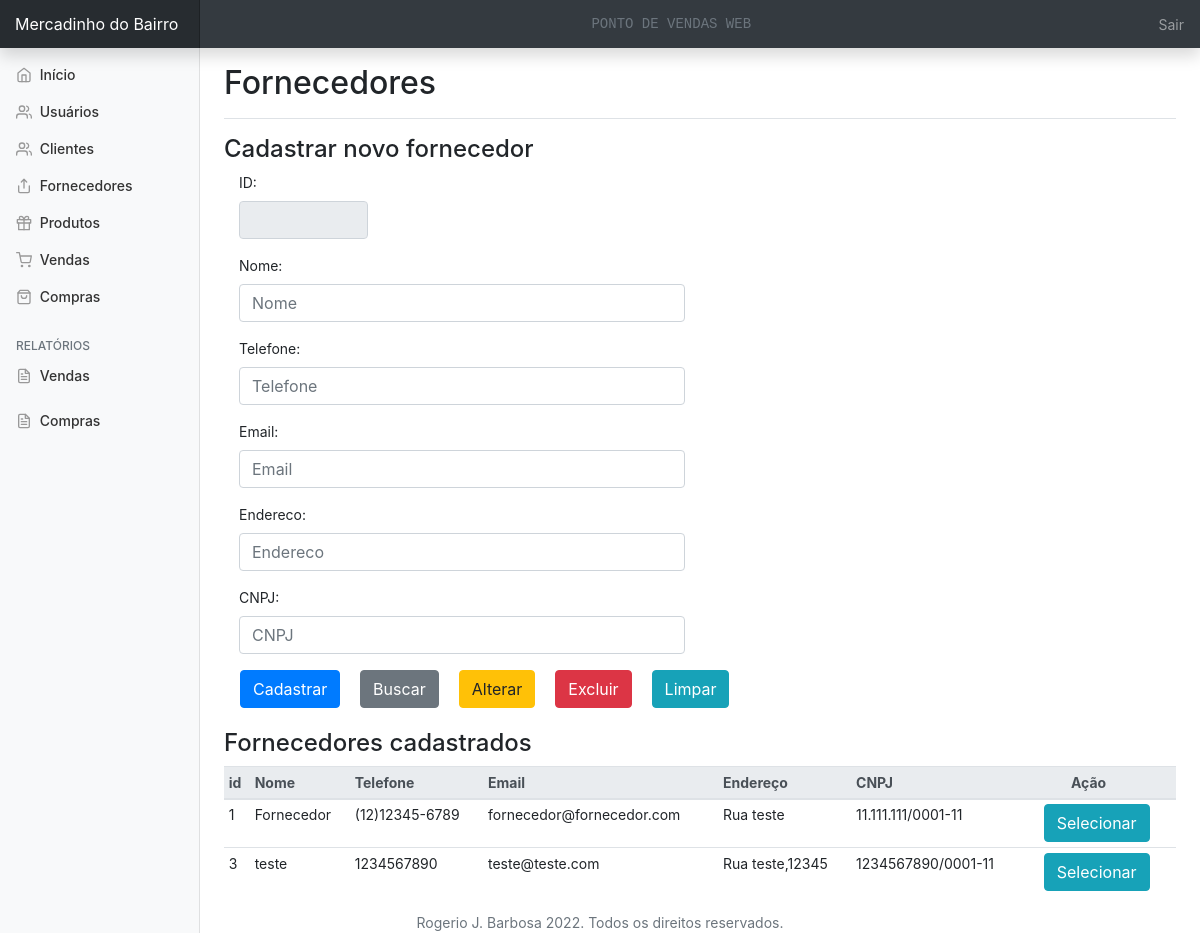
The page /fornecedores.php on the database its author committed.
### tables this page shows
CREATE TABLE `fornecedores` (
  `id` int(11) NOT NULL,
  `nome` char(150) NOT NULL,
  `telefone` char(14) NOT NULL,
  `email` char(150) NOT NULL,
  `endereco` char(150) NOT NULL,
  `cnpj` char(18) NOT NULL
);

### fornecedores.php (the view, shortened to what this page needs)
<?php
include 'conexao.php';
?>
<!DOCTYPE html>
<html lang="pt-br">
<head>
    <link rel="stylesheet" href="https://stackpath.bootstrapcdn.com/bootstrap/4.3.1/css/bootstrap.min.css">
    <link href="css/dashboard.css" rel="stylesheet">
</head>
<body>
    <?php include 'header.php'; ?>
    <?php include 'sidemenu.php'; ?>
    <main role="main" class="col-md-9 ml-sm-auto col-lg-10 px-4">
        <div
            class="d-flex justify-content-between flex-wrap flex-md-nowrap align-items-center pt-3 pb-2 mb-3 border-bottom">
            <h1 class="h2">Fornecedores</h1>
        </div>
        <form method="post" action="cadFornecedores.php">
            <h4>Cadastrar novo fornecedor</h4>
            <div class="form-group col-2">
                <label for="id">ID:</label>
                <input type="text" class="form-control" name="txtId"
                    value="<?php echo base64_decode($_GET['ref']) ? $result['id'] : "" ?>" readonly>
            </div>
            <div class="form-group col-6">
                <label for="nome">Nome:</label>
                <input type="text" class="form-control" placeholder="Nome" name="txtNome"
                    value="<?php echo base64_decode($_GET['ref']) ? $result['nome'] : "" ?>">
            </div>
            <div class="form-group col-6">
                <label for="telefone">Telefone:</label>
                <input type="text" class="form-control" placeholder="Telefone" name="txtTelefone"
                    value="<?php echo base64_decode($_GET['ref']) ? $result['telefone'] : "" ?>">
            </div>
            <div class="form-group col-6">
                <label for="email">Email:</label>
                <input type="email" class="form-control" placeholder="Email" name="txtEmail"
                    value="<?php echo base64_decode($_GET['ref']) ? $result['email'] : "" ?>">
            </div>
            <div class="form-group col-6">
                <label for="endereco">Endereco:</label>
                <input type="text" class="form-control" placeholder="Endereco" name="txtEndereco"
                    value="<?php echo base64_decode($_GET['ref']) ? $result['endereco'] : "" ?>">
            </div>
            <div class="form-group col-6">
                <label for="cnpj">CNPJ:</label>
                <input type="text" class="form-control" placeholder="CNPJ" name="txtCnpj"
                    value="<?php echo base64_decode($_GET['ref']) ? $result['cnpj'] : "" ?>">
            </div>
            <button type="submit" class="btn btn-primary ml-3" name="btnCadastrar">Cadastrar</button>
            <button type="submit" class="btn btn-secondary ml-3" name="btnBuscar">Buscar</button>
            <button type="submit" class="btn btn-warning ml-3" name="btnAlterar">Alterar</button>
            <button type="submit" class="btn btn-danger ml-3" name="btnExcluir">Excluir</button>
            <button type="reset" class="btn btn-info ml-3" name="btnLimpar">Limpar</button>
        </form>
        <br>
        <h4>Fornecedores cadastrados</h4>
        <div class="table-responsive">
            <table class="table table-hover table-sm">
                <thead class="thead-light">
                    <tr>
                        <th>id</th>
                        <th>Nome</th>
                        <th>Telefone</th>
                        <th>Email</th>
                        <th>Endereço</th>
                        <th>CNPJ</th>
                        <th class="pl-5">Ação</th>
                    </tr>
                </thead>
                <tbody>
                    <?php
                    $select = "Select * from fornecedores;";
                    $query = mysqli_query($con, $select);
                        while ($result = mysqli_fetch_assoc($query)) {
                            echo "<tr>";
                            echo "<td>" . $result['id'] . "</td>";
                            echo "<td>" . $result['nome'] . "</td>";
                            echo "<td>" . $result['telefone'] . "</td>";
                            echo "<td>" . $result['email'] . "</td>";
                            echo "<td>" . $result['endereco'] . "</td>";
                            echo "<td>" . $result['cnpj'] . "</td>";
                            echo "<td><a href=fornecedores.php?ref=" . base64_encode($result['id']) . " type='submit' class='btn btn-info ml-3' name='btnSelecionar'>Selecionar</a></td>";
                            echo "</tr>";
                        }
                    ?>
                </tbody>
            </table>
        </div>
    </main>
    <?php include 'footer.php' ?>
</body>
</html>

### css/dashboard.css (style rules this page uses)
body { font-size: .875rem; }
[role="main"] { padding-top: 48px; }

### rows shown on the page
fornecedores: id "1", nome "Fornecedor", telefone "(12)12345-6789", email "fornecedor@fornecedor.com", endereco "Rua teste", cnpj "11.111.111/0001-11"
fornecedores: id "3", nome "teste", telefone "1234567890", email "teste@teste.com", endereco "Rua teste,12345", cnpj "1234567890/0001-11"
